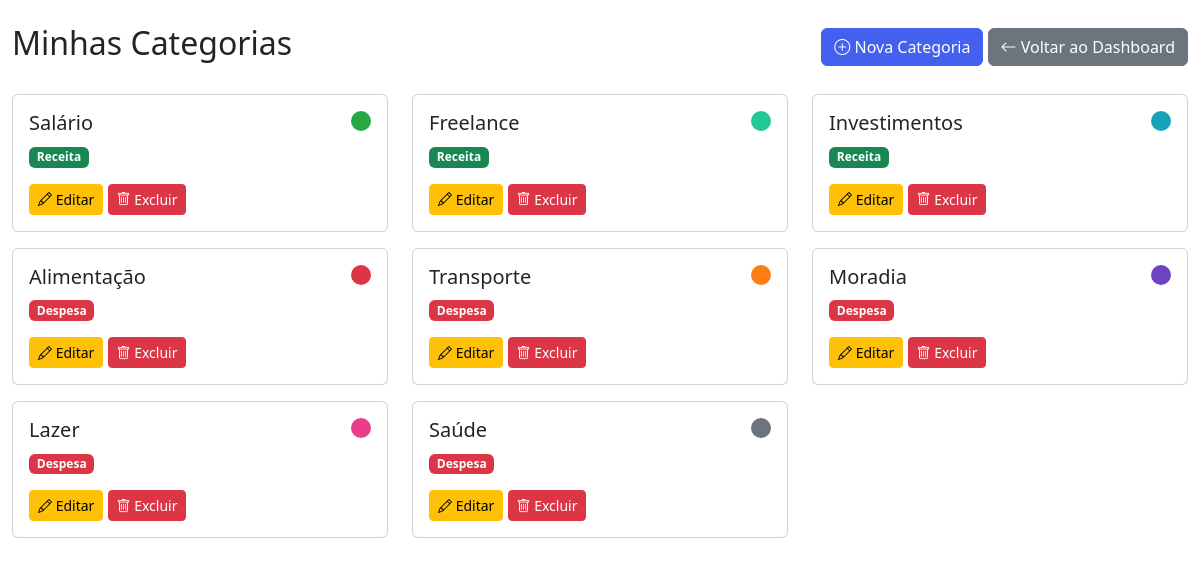
The app's page /categorias/ (signed in) with its own data.
### financas/models.py (models this page shows, shortened)
class Categoria(models.Model):
    TIPO_CHOICES = [
        ('receita', 'Receita'),
        ('despesa', 'Despesa'),
    ]
    nome = models.CharField(max_length=100)
    tipo = models.CharField(max_length=10, choices=TIPO_CHOICES)
    cor = models.CharField(max_length=7, default='#4361ee')
    usuario = models.ForeignKey(User, on_delete=models.CASCADE)

### financas/views.py (the view)
# urls.py: path('categorias/', views.listar_categorias, name='listar_categorias'),
@login_required
def listar_categorias(request):
    categorias = Categoria.objects.filter(usuario=request.user)
    return render(request, 'financas/categorias_list.html', {'categorias': categorias})

### financas/templates/financas/categorias_list.html (shortened to what this page needs)
{% extends 'base.html' %}
{% block content %}
<div class="container-fluid mt-4">
    <div class="d-flex justify-content-between align-items-center mb-4">
        <h2>Minhas Categorias</h2>
        <div>
            <a href="{% url 'criar_categoria' %}" class="btn btn-primary">
                <i class="bi bi-plus-circle"></i> Nova Categoria
            </a>
            <a href="{% url 'dashboard' %}" class="btn btn-secondary">
                <i class="bi bi-arrow-left"></i> Voltar ao Dashboard
            </a>
        </div>
    </div>
    <div class="row">
        {% for categoria in categorias %}
        <div class="col-md-6 col-lg-4 mb-3">
            <div class="card">
                <div class="card-body">
                    <div class="d-flex justify-content-between align-items-start">
                        <div>
                            <h5 class="card-title">{{ categoria.nome }}</h5>
                            <span class="badge {% if categoria.tipo == 'receita' %}bg-success{% else %}bg-danger{% endif %}">
                                {{ categoria.get_tipo_display }}
                            </span>
                        </div>
                        <div class="color-indicator" style="background-color: {{ categoria.cor }}; width: 20px; height: 20px; border-radius: 50%;"></div>
                    </div>
                    <div class="mt-3">
                        <a href="{% url 'editar_categoria' categoria.id %}" class="btn btn-sm btn-warning">
                            <i class="bi bi-pencil"></i> Editar
                        </a>
                        <a href="{% url 'excluir_categoria' categoria.id %}" class="btn btn-sm btn-danger">
                            <i class="bi bi-trash"></i> Excluir
                        </a>
                    </div>
                </div>
            </div>
        </div>
        {% endfor %}
    </div>
</div>
{% endblock %}

### financas/templates/base.html (style rules this page uses)
:root { --primary: #4361ee; --primary-dark: #3a56d4; --success: #4cc9f0; --danger: #f72585; --warning: #f8961e; }
.btn-primary { background-color: var(--primary); border-color: var(--primary); }

### records on screen
Categoria: nome "Salário", tipo "Receita"
Categoria: nome "Freelance", tipo "Receita"
Categoria: nome "Investimentos", tipo "Receita"
Categoria: nome "Alimentação", tipo "Despesa"
Categoria: nome "Transporte", tipo "Despesa"
Categoria: nome "Moradia", tipo "Despesa"
Categoria: nome "Lazer", tipo "Despesa"
Categoria: nome "Saúde", tipo "Despesa"
